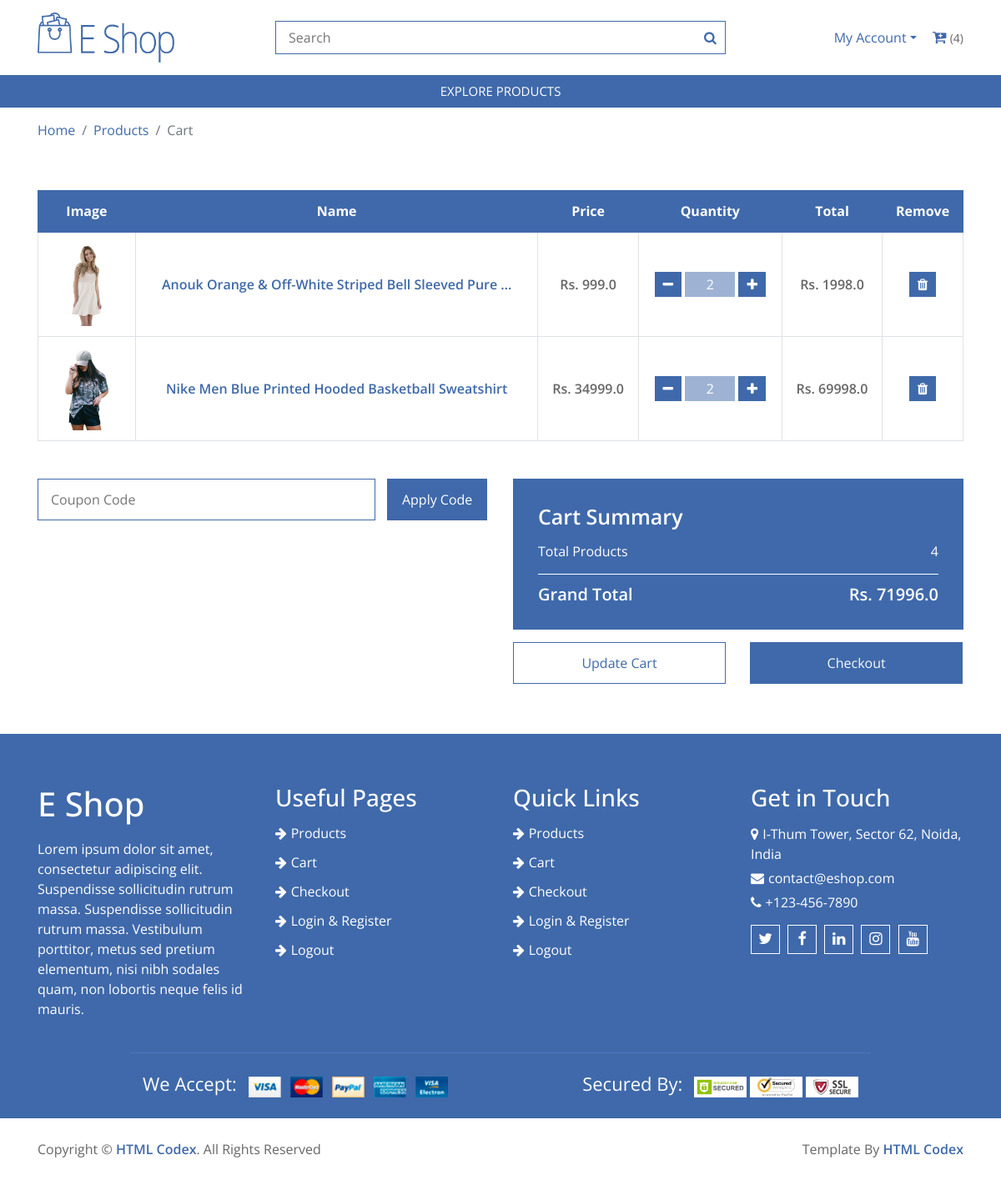
The app's page /cart (signed in) with its own data.
### store/models.py (models this page shows, shortened)
class Order(models.Model):
    customer = models.ForeignKey(Customer, on_delete=models.SET_NULL, null=True, blank=True)
    date_ordered = models.DateTimeField(auto_now_add=True)
    complete = models.BooleanField(default=False)
    transaction_id = models.CharField(max_length=100, null=True)
    @property
    def get_cart_total(self):
        items = self.orderitem_set.all()
        total = sum([item.get_item_total for item in items])
        return total
    @property
    def get_cart_items(self):
        items = self.orderitem_set.all()
        total = sum([item.quantity for item in items])
        return total

class OrderItem(models.Model):
    product = models.ForeignKey(Product, on_delete=models.SET_NULL, null=True)
    order = models.ForeignKey(Order, on_delete=models.SET_NULL, null=True)
    quantity = models.IntegerField(default=0, null=True, blank=True)
    date_added = models.DateTimeField(auto_now_add=True)
    @property
    def get_item_total(self):
        return self.product.price * self.quantity

class Product(models.Model):
    name = models.CharField(max_length=200)
    category = models.ForeignKey(Category, on_delete=models.SET_NULL, null=True)
    price = models.FloatField()
    image = models.ImageField(null=True, blank=True)

### store/views.py (the view)
# urls.py: path('cart', views.cart, name='cart'),
def cart(request):
    customer = request.user.customer
    cart = Order.objects.get(customer=customer, complete=False)
    items = cart.orderitem_set.all()
    context = {'order': cart, 'items': items}
    return render(request, 'cart.html', context)

### templates/cart.html
{% extends 'base.html' %}
{% load static %}
{% block content %}
<div class="breadcrumb-wrap">
    <div class="container">
        <ul class="breadcrumb">
            <li class="breadcrumb-item"><a href="#">Home</a></li>
            <li class="breadcrumb-item"><a href="#">Products</a></li>
            <li class="breadcrumb-item active">Cart</li>
        </ul>
    </div>
</div>
<div class="cart-page">
    <div class="container">
        <div class="row">
            <div class="col-md-12">
                <div class="table-responsive">
                    <table class="table table-bordered">
                        <thead class="thead-dark">
                            <tr>
                                <th>Image</th>
                                <th>Name</th>
                                <th>Price</th>
                                <th>Quantity</th>
                                <th>Total</th>
                                <th>Remove</th>
                            </tr>
                        </thead>
                        <tbody class="align-middle">
                            {% for item in items %}
                            <tr>
                                <td><a href="#"><img src="{{ item.product.image.url }}" alt="Image"></a></td>
                                <td><a href="#">{{ item.product.name | truncatewords:8 }}</a></td>
                                <td>Rs. {{ item.product.price }}</td>
                                <td>
                                    <div class="qty">
                                        <button class="btn-minus"><a href="quantity-minus/{{item.id}}"><i style="color: white;" class="fa fa-minus"></i></a></button>
                                        <input type="text" value="{{ item.quantity }}">
                                        <button class="btn-plus"><a href="quantity-plus/{{item.id}}"><i style="color: white;" class="fa fa-plus"></i></a></button></button>
                                    </div>
                                </td>
                                <td>Rs. {{ item.get_item_total }}</td>
                                <td><button><i class="fa fa-trash"></i></button></td>
                            </tr>
                            {% endfor %}
                        </tbody>
                    </table>
                </div>
            </div>
        </div>
        <div class="row">
            <div class="col-md-6">
                <div class="coupon">
                    <input type="text" placeholder="Coupon Code">
                    <button>Apply Code</button>
                </div>
            </div>
            <div class="col-md-6">
                <div class="cart-summary">
                    <div class="cart-content">
                        <h3>Cart Summary</h3>
                        <p>Total Products<span>{{ order.get_cart_items }}</span></p>
                        <h4>Grand Total<span>Rs. {{ order.get_cart_total }}</span></h4>
                    </div>
                    <div class="cart-btn">
                        <button>Update Cart</button>
                        <button><a href="checkout" class="text-light"> Checkout</a></button>
                    </div>
                </div>
            </div>
        </div>
    </div>
</div>
{% endblock %}

### templates/base.html (shortened to what this page needs)
{% load static %}
<!DOCTYPE html>
<html lang="en">
<head>
    <link href="https://stackpath.bootstrapcdn.com/bootstrap/4.4.1/css/bootstrap.min.css" rel="stylesheet">
    <link href="https://stackpath.bootstrapcdn.com/font-awesome/4.7.0/css/font-awesome.min.css" rel="stylesheet">
    <link href="{% static 'lib/slick/slick.css' %}" rel="stylesheet">
    <link href="{% static 'lib/slick/slick-theme.css' %}" rel="stylesheet">
    <link href="{% static 'css/style.css' %}" rel="stylesheet">
</head>
<body>
    <div class="top-header">
        <div class="container">
            <div class="row align-items-center">
                <div class="col-md-3">
                    <div class="logo">
                        <a href="/">
                            <img src="{% static 'images/logo.png' %}" alt="Logo">
                        </a>
                    </div>
                </div>
                <div class="col-md-6">
                    <form action="results" method="post">
                        <div class="search">
                            <input type="text" placeholder="Search" name="search">
                            <button><i class="fa fa-search"></i></button>
                        </div>
                    </form>
                </div>
                <div class="col-md-3">
                    <div class="user">
                        <div class="dropdown">
                            <a href="#" class="dropdown-toggle" data-toggle="dropdown">My Account</a>
                        </div>
                        <div class="cart">
                            <a href="cart"><i class="fa fa-cart-plus"></i></a>
                            <span>({{ order.get_cart_items }})</span>
                        </div>
                    </div>
                </div>
            </div>
        </div>
    </div>
    <div class="header">
        <div class="container">
            <nav class="navbar navbar-expand-md bg-dark navbar-dark">
                <div class="collapse navbar-collapse justify-content-between" id="navbarCollapse">
                    <div class="navbar-nav m-auto">
                        <a href="products" class="nav-item nav-link active">Explore products</a>
                    </div>
                </div>
            </nav>
        </div>
    </div>
    {% block content %}
    {% endblock %}
    <div class="footer">
        <div class="container-fluid">
            <div class="row">
                <div class="col-lg-3 col-md-6">
                    <div class="footer-widget">
                        <h1>E Shop</h1>
                        <p>
                            Lorem ipsum dolor sit amet, consectetur adipiscing elit. Suspendisse sollicitudin rutrum
                            massa. Suspendisse sollicitudin rutrum massa. Vestibulum porttitor, metus sed pretium
                            elementum, nisi nibh sodales quam, non lobortis neque felis id mauris.
                        </p>
                    </div>
                </div>
                <div class="col-lg-3 col-md-6">
                    <div class="footer-widget">
                        <h3 class="title">Useful Pages</h3>
                        <ul>
                            <li><a href="products">Products</a></li>
                            <li><a href="cart">Cart</a></li>
                            <li><a href="checkout">Checkout</a></li>
                            <li><a href="login">Login & Register</a></li>
                            <li><a href="my-account">Logout</a></li>
                        </ul>
                    </div>
                </div>
                <div class="col-lg-3 col-md-6">
                    <div class="footer-widget">
                        <h3 class="title">Quick Links</h3>
                        <ul>
                            <li><a href="products">Products</a></li>
                            <li><a href="cart">Cart</a></li>
                            <li><a href="checkout">Checkout</a></li>
                            <li><a href="login">Login & Register</a></li>
                            <li><a href="my-account">Logout</a></li>
                        </ul>
                    </div>
                </div>
                <div class="col-lg-3 col-md-6">
                    <div class="footer-widget">
                        <h3 class="title">Get in Touch</h3>
                        <div class="contact-info">
                            <p><i class="fa fa-map-marker"></i>I-Thum Tower, Sector 62, Noida, India</p>
                            <p><i class="fa fa-envelope"></i>contact@eshop.com</p>
                            <p><i class="fa fa-phone"></i>+123-456-7890</p>
                            <div class="social">
                                <a href=""><i class="fa fa-twitter"></i></a>
                                <a href=""><i class="fa fa-facebook"></i></a>
                                <a href=""><i class="fa fa-linkedin"></i></a>
                                <a href=""><i class="fa fa-instagram"></i></a>
                                <a href=""><i class="fa fa-youtube"></i></a>
                            </div>
                        </div>
                    </div>
                </div>
            </div>
            <div class="row payment">
                <div class="col-md-6">
                    <div class="payment-method">
                        <p>We Accept:</p>
                        <img src="{% static 'images/payment-method.png' %}" alt="Payment Method" />
                    </div>
                </div>
                <div class="col-md-6">
                    <div class="payment-security">
                        <p>Secured By:</p>
                        <img src="{% static 'images/godaddy.svg' %}" alt="Payment Security" />
                        <img src="{% static 'images/norton.svg' %}" alt="Payment Security" />
                        <img src="{% static 'images/ssl.svg' %}" alt="Payment Security" />
                    </div>
                </div>
            </div>
        </div>
    </div>
    <div class="footer-bottom">
        <div class="container">
            <div class="row">
                <div class="col-md-6 copyright">
                    <p>Copyright &copy; <a href="https://htmlcodex.com">HTML Codex</a>. All Rights Reserved</p>
                </div>
                <div class="col-md-6 template-by">
                    <p>Template By <a href="https://htmlcodex.com">HTML Codex</a></p>
                </div>
            </div>
        </div>
    </div>
</body>
</html>

### records on screen
Order: get_cart_items "4", get_cart_total "71996.0"
OrderItem: product.image (picture), product.name "Anouk Orange & Off-White Striped Bell Sleeved Pure …", product.price "999.0", quantity "2", get_item_total "1998.0"
OrderItem: product.image (picture), product.name "Nike Men Blue Printed Hooded Basketball Sweatshirt", product.price "34999.0", quantity "2", get_item_total "69998.0"
